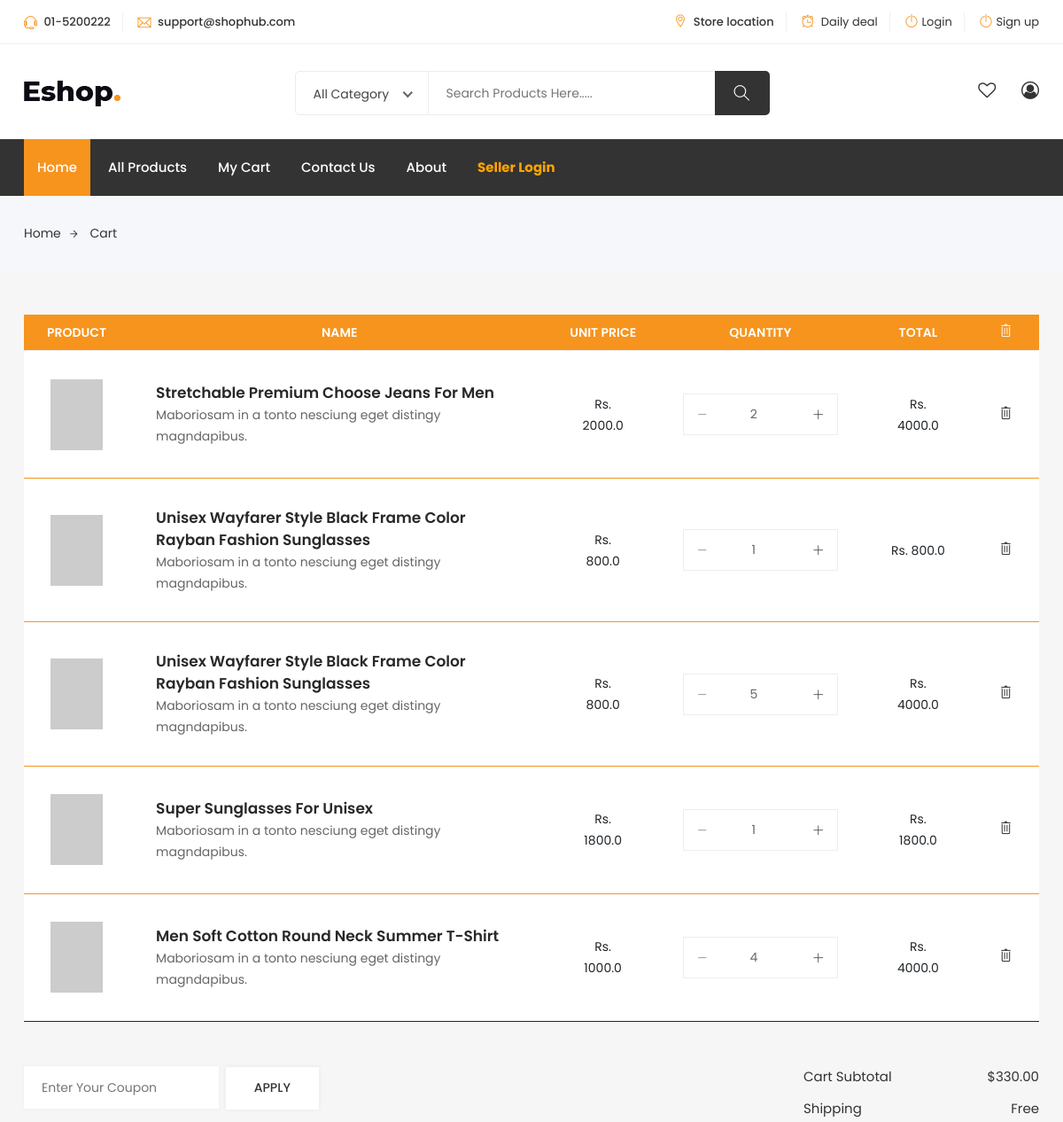
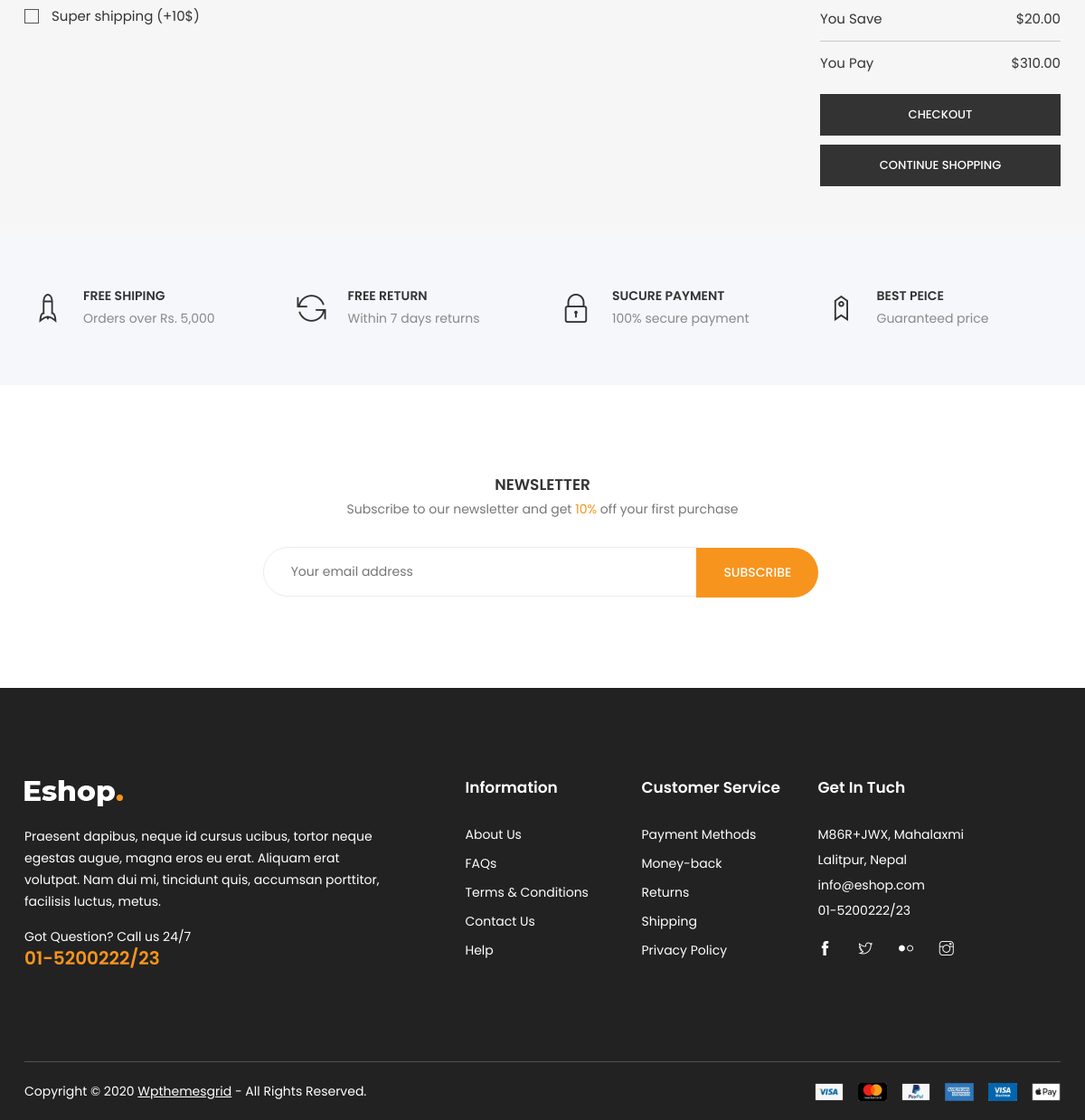
Page /cart/ on the committed database (2 pictures, top to bottom).
### cart/models.py (models this page shows, shortened)
class CartItems(models.Model):
    cart = models.ForeignKey(Cart, on_delete=models.CASCADE)
    user = models.ForeignKey(User, on_delete=models.CASCADE)
    item = models.ForeignKey(Item, on_delete=models.CASCADE)
    price = models.FloatField(default=0)
    cart_total_price = models.FloatField(default=0)
    quantity = models.IntegerField(default=1)

### shop_app/models.py (models this page shows, shortened)
class TimeStampModel(models.Model):
    created_at = models.DateTimeField(auto_now_add=True)
    updated_at = models.DateTimeField(auto_now=True)
    class Meta:
        abstract = True  # no table for this model

class Item(TimeStampModel):
    STATUS_CHOICES = [
        ("in stock", "In Stock"),
        ("out of stock", "Out of Stock"),
    ]
    name = models.CharField(max_length=200)
    detail = models.TextField()
    price = models.DecimalField(max_digits=10, decimal_places=2)
    discont_percent = models.DecimalField(max_digits=4, decimal_places=2)
    featured_image = models.ImageField(upload_to="item_images/%Y/%m/%d", blank=False)
    other_image = models.ImageField(upload_to="item_images/%Y/%m/%d", blank=False)
    target_customer = models.ManyToManyField(TargetCustomer)
    seller = models.ForeignKey("auth.User", on_delete=models.CASCADE)
    listed_at = models.DateTimeField(null=True, blank=True)
    status = models.CharField(max_length=20, choices=STATUS_CHOICES, default="in stock")
    views_count = models.PositiveBigIntegerField(default=0)
    category = models.ForeignKey(Category, on_delete=models.CASCADE)
    brand = models.ForeignKey(Brand, on_delete=models.CASCADE)
    trending_items_category = models.ForeignKey(TrendingItemCategory, default=1 ,on_delete=models.CASCADE)

### shop_app/views.py (the view)
# urls.py: path("cart/", CartListView.as_view(), name="cart"),
class CartListView(ListView):
    model = CartItems
    template_name = "eshop/cart.html"
    queryset = CartItems.objects.all()
    context_object_name = "cart_items"

### shop_app/navigation.py (called while the page is built)
def navigation(request):
    categories = Category.objects.all()
    brands = Brand.objects.all()
    return {
        "categories": categories,
        "brands": brands,
    }

### templates/eshop/cart.html (shortened to what this page needs)
{% extends 'eshop/base.html' %}
{% load static %}
{% block content %}
<div class="breadcrumbs">
	<div class="container">
		<div class="row">
			<div class="col-12">
				<div class="bread-inner">
					<ul class="bread-list">
						<li><a href="/">Home<i class="ti-arrow-right"></i></a></li>
						<li class="active"><a href="blog-single.html">Cart</a></li>
					</ul>
				</div>
			</div>
		</div>
	</div>
</div>
<div class="shopping-cart section">
	<div class="container">
		<div class="row">
			<div class="col-12">
				<table class="table shopping-summery">
					<thead>
						<tr class="main-hading">
							<th>PRODUCT</th>
							<th>NAME</th>
							<th class="text-center">UNIT PRICE</th>
							<th class="text-center">QUANTITY</th>
							<th class="text-center">TOTAL</th>
							<th class="text-center"><i class="ti-trash remove-icon"></i></th>
						</tr>
					</thead>
					<tbody>
						{% for i in cart_items %}
						<tr>
							<td class="image" data-title="No"><img src="https://via.placeholder.com/100x100" alt="#">
							</td>
							<td class="product-des" data-title="Description">
								<p class="product-name"><a href="#">{{ i.item.name }}</a></p>
								<p class="product-des">Maboriosam in a tonto nesciung eget distingy magndapibus.</p>
							</td>
							<td class="price" data-title="Price"><span>Rs. {{ i.price }}</span></td>
							<td class="qty" data-title="Qty">
								<div class="input-group">
									<form action="{% url 'update-cart-item' i.pk %}" method="post">
										<div class="button minus">
											<button type="button" class="btn btn-primary btn-number" disabled="disabled"
												data-type="minus" data-field="quantity{{ i.pk }}">
												<i class="ti-minus"></i>
											</button>
										</div>
										<input type="number" id="quantity{{ i.pk }}" name="quantity{{ i.pk }}"
										class="input-number" data-min="1" data-max="100" value="{{ i.quantity }}">
										<div class="button plus">
											<button type="button" class="btn btn-primary btn-number" data-type="plus"
												data-field="quantity{{ i.pk }}">
												<i class="ti-plus"></i>
											</button>
										</div>
									</form>
								</div>
							</td>
							<td class="total-amount" data-title="Total"><span>Rs. {{ i.cart_total_price }}</span></td>
							<td class="action" data-title="Remove">
								<a href="{% url 'delete-cart-item' i.pk %}"><i class="ti-trash remove-icon"></i></a>
							</td>
						</tr>
						{% endfor %}
					</tbody>
				</table>
			</div>
		</div>
		<div class="row">
			<div class="col-12">
				<div class="total-amount">
					<div class="row">
						<div class="col-lg-8 col-md-5 col-12">
							<div class="left">
								<div class="coupon">
									<form action="#" target="_blank">
										<input name="Coupon" placeholder="Enter Your Coupon">
										<button class="btn">Apply</button>
									</form>
								</div>
								<div class="checkbox">
									<label class="checkbox-inline" for="2"><input name="news" id="2" type="checkbox">
										Super shipping (+10$)</label>
								</div>
							</div>
						</div>
						<div class="col-lg-4 col-md-7 col-12">
							<div class="right">
								<ul>
									<li>Cart Subtotal<span>$330.00</span></li>
									<li>Shipping<span>Free</span></li>
									<li>You Save<span>$20.00</span></li>
									<li class="last">You Pay<span>$310.00</span></li>
								</ul>
								<div class="button5">
									<a href="{% url 'checkout' %}" class="btn">Checkout</a>
									<a href="/" class="btn">Continue shopping</a>
								</div>
							</div>
						</div>
					</div>
				</div>
			</div>
		</div>
	</div>
</div>
{% include 'eshop/shop_services_area.html' %}
{% include 'eshop/newsletter.html' %}
{% endblock content %}

### rows in the picture
CartItems: item.name "Stretchable Premium Choose Jeans For Men", price "2000.0", quantity "2", cart_total_price "4000.0"
CartItems: item.name "Unisex Wayfarer Style Black Frame Color Rayban Fashion Sunglasses", price "800.0", quantity "1", cart_total_price "800.0"
CartItems: item.name "Unisex Wayfarer Style Black Frame Color Rayban Fashion Sunglasses", price "800.0", quantity "5", cart_total_price "4000.0"
CartItems: item.name "Super Sunglasses For Unisex", price "1800.0", quantity "1", cart_total_price "1800.0"
CartItems: item.name "Men Soft Cotton Round Neck Summer T-Shirt", price "1000.0", quantity "4", cart_total_price "4000.0"
